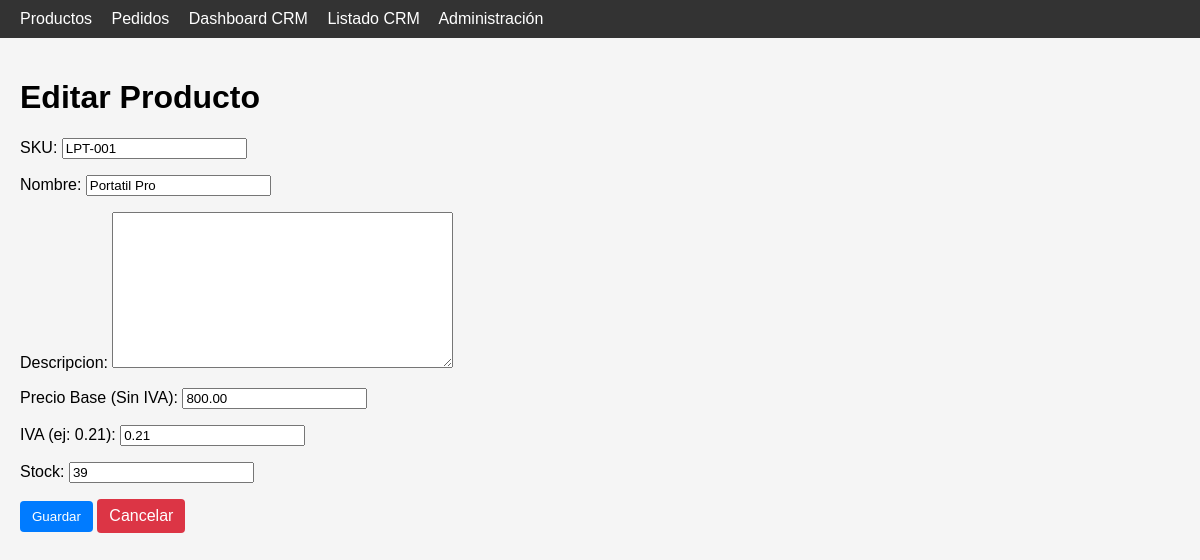
The app's page /productos/editar/1/ with its own data.
### core/models.py (models this page shows, shortened)
class Producto(models.Model):
    sku = models.CharField(max_length=100, unique=True, verbose_name="SKU")
    nombre = models.CharField(max_length=255)
    descripcion = models.TextField(blank=True, null=True)
    precio_base = models.DecimalField(max_digits=10, decimal_places=2, verbose_name="Precio Base (Sin IVA)")
    tipo_iva = models.DecimalField(max_digits=4, decimal_places=2, verbose_name="IVA (ej: 0.21)") # 0.21 para 21%
    stock = models.IntegerField(default=0, verbose_name="Stock")
    created_at = models.DateTimeField(auto_now_add=True)
    updated_at = models.DateTimeField(auto_now=True)
    class Meta:
        indexes = [
            models.Index(fields=['sku'], name='idx_producto_sku_unico'),
            models.Index(fields=['nombre'], name='idx_producto_nombre'),
        ]

### core/views.py (the view)
# urls.py: path('productos/editar/<int:pk>/', views.producto_update, name='producto_update'),
def producto_update(request, pk):
    producto = get_object_or_404(Producto, pk=pk)
    if request.method == 'POST':
        form = ProductoForm(request.POST, instance=producto)
        if form.is_valid():
            form.save()
            messages.success(request, "Producto actualizado correctamente.")
            return redirect('producto_list')
    else:
        form = ProductoForm(instance=producto)
    return render(request, 'productos/producto_form.html', {'form': form})

### ventas/forms.py (shortened to what this page needs)
class ProductoForm(forms.ModelForm):
    class Meta:
        model = Producto
        fields = ['sku', 'nombre', 'descripcion', 'precio_base', 'tipo_iva', 'stock']

### core/templates/productos/producto_form.html (shortened to what this page needs)
{% extends 'base.html' %}
{% block content %}
    <h1>{% if form.instance.pk %}Editar{% else %}Nuevo{% endif %} Producto</h1>
    <form method="post">
        {{ form.as_p }}
        <button type="submit" class="btn btn-primary">Guardar</button>
        <a href="{% url 'producto_list' %}" class="btn btn-danger">Cancelar</a>
    </form>
{% endblock %}

### core/templates/base.html (style rules this page uses)
body { font-family: Arial, sans-serif; margin: 0; padding: 0; background: #f5f5f5; }
.btn { padding: 8px 12px; text-decoration: none; border-radius: 4px; display: inline-block; cursor: pointer; border: none; }
.btn-primary { background-color: #007bff; color: white; }
.btn-danger { background-color: #dc3545; color: white; }

### records on screen
Producto: sku "LPT-001", nombre "Portatil Pro", precio_base "800.00", tipo_iva "0.21", stock "39"
